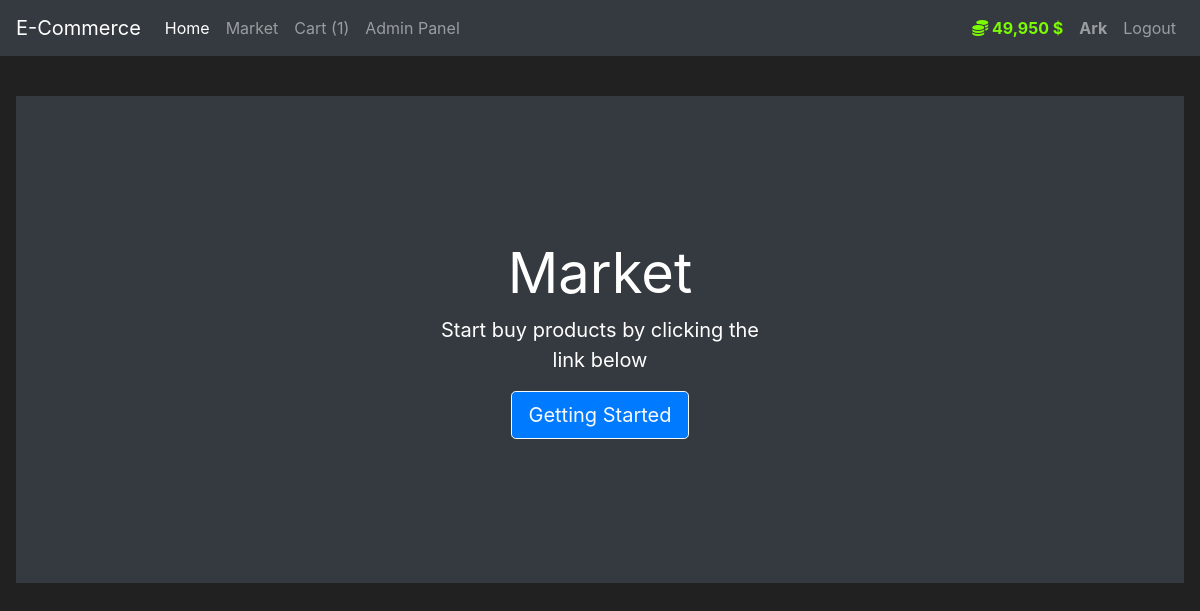
The app's page / (signed in) with its own data.
### Market/models.py (models this page shows, shortened)
class CartItem(db.Model):
    id = db.Column(db.Integer, primary_key=True)
    user_id = db.Column(db.Integer, db.ForeignKey('user.id'), nullable=False)
    item_id = db.Column(db.Integer, db.ForeignKey('item.id'), nullable=False)
    quantity = db.Column(db.Integer, nullable=False, default=1)
    user = db.relationship('User', backref='cart_items', lazy=True)
    item = db.relationship('Item', lazy=True)

class User(db.Model, UserMixin):
    id = db.Column(db.Integer, primary_key=True)
    username = db.Column(db.String(length=30), nullable=False, unique=True)
    email_address = db.Column(db.String(length=50), nullable=False, unique=True)
    password_hash = db.Column(db.String(length=60), nullable=False)
    budget = db.Column(db.Integer, nullable=False, default=10000)
    items = db.relationship('Item', backref='owned_user', lazy=True)
    @property
    def prettier_budget(self):
        if len(str(self.budget)) >= 4:
            return f'{str(self.budget)[:-3]},{str(self.budget)[-3:]} $'
        return f'{self.budget} $'
    @property
    def password(self):
        return self.password
    def cart_count(self):
        return sum(ci.quantity for ci in self.cart_items)

### Market/routes.py (the view)
@app.route("/")
def HomePage():
    return render_template('HOME.html')

### Market/models.py (called while the page is built)
@login_manager.user_loader
def load_user(user_id):
    return User.query.get(int(user_id))

### Market/templates/HOME.html
{% extends "base.html" %}
{% block body %}
    <div class="position-relative overflow-hidden p-3 p-md-5 m-md-3 text-center bg-dark" style="color:white">
        <div class="col-md-5 p-lg-5 mx-auto my-5">
            <h1 class="display-4 font-weight-normal">Market</h1>
            <p class="lead font-weight-normal">Start buy products by clicking the link below</p>
            <a class="btn btn-primary btn-outline-light btn-lg" href="{{ url_for('MarketPage') }}">Getting Started</a>
        </div>
    </div>
{% endblock %}

### Market/templates/base.html (shortened to what this page needs)
<!DOCTYPE html>
<html lang="en">
<head>
    <link rel="stylesheet" href="https://cdn.jsdelivr.net/npm/bootstrap@4.5.3/dist/css/bootstrap.min.css">
</head>
<body style="background-color: #212121; color: #fff;">
    <nav class="navbar navbar-expand-md navbar-dark bg-dark" style="font: bold;">
		<a class="navbar-brand" href="{{ url_for('HomePage') }}">E-Commerce</a>
		<div class="collapse navbar-collapse" id="navbarNav">
			<ul class="navbar-nav mr-auto">
				<li class="nav-item active">
					<a class="nav-link" href="{{ url_for('HomePage') }}">Home </a>
				</li>
				<li class="nav-item">
					<a class="nav-link" href="{{ url_for('MarketPage') }}">Market</a>
				</li>
                <li class="nav-item">
                    <a class="nav-link" href="{{ url_for('cart') }}">
                        Cart{% if current_user.is_authenticated %} ({{ current_user.cart_count() }}){% endif %}
                    </a>
                </li>
				<li class="nav-item">
					<a class="nav-link" href="{{ url_for('AdminPage') }}">Admin Panel</a>
				</li>
			</ul>
            {% if current_user.is_authenticated %}
            <ul class="navbar-nav">
                <li class="nav-item">
                    {% if current_user.username != 'admin' %}
                    <a class="nav-link" style="color: lawngreen; font-weight: bold">
                        <i class="fas fa-coins"></i>
                        {{ current_user.prettier_budget }}
                    </a>
                    {% endif %}
                </li>
                <li class="nav-item">
                    <a class="nav-link"><b style="text-transform: capitalize;">{{ current_user.username }}</b></a>
                </li>
                <li class="nav-item">
                    <a class="nav-link" href="{{ url_for('LogoutPage') }}">Logout</a>
                </li>
            </ul>
          {% endif %}
		</div>
	</nav>
    <br>
    {% block body %}{% endblock %}
</body>
</html>

### records on screen
CartItem: cart_count "1"
User: prettier_budget "49,950 $", username "Ark"
